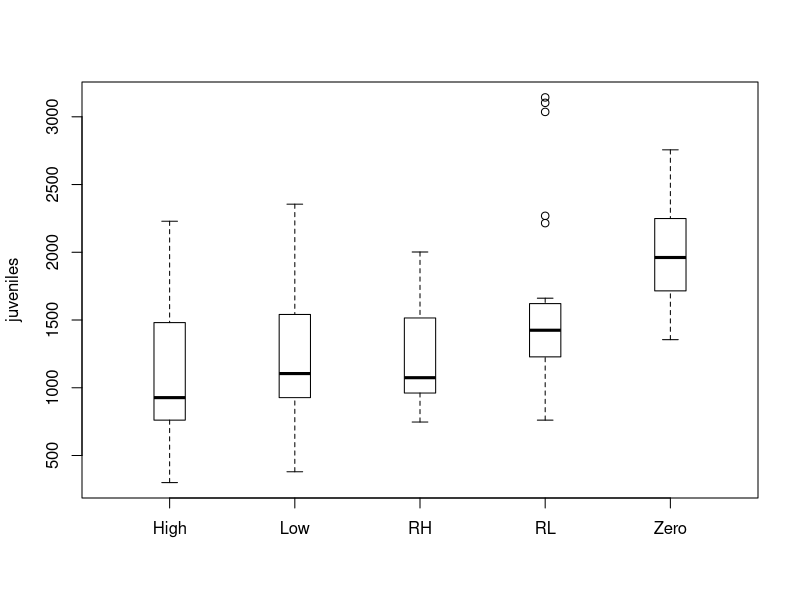
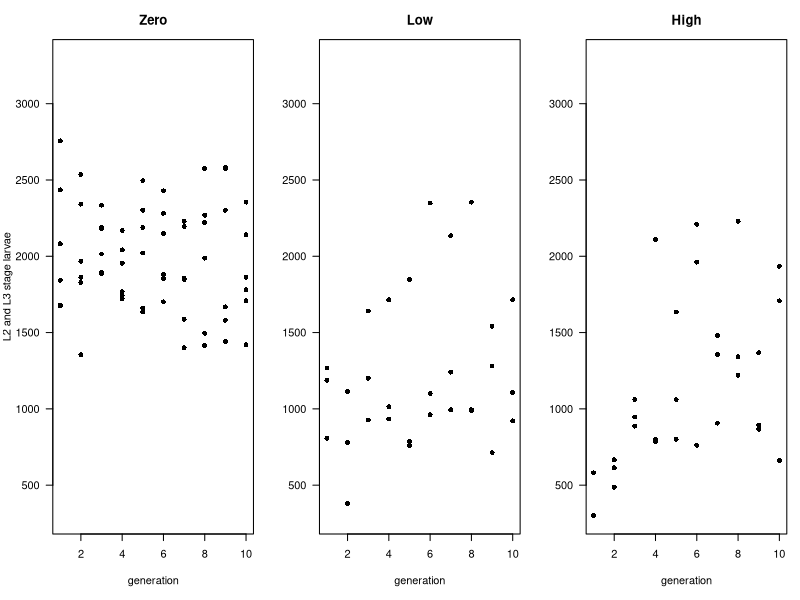
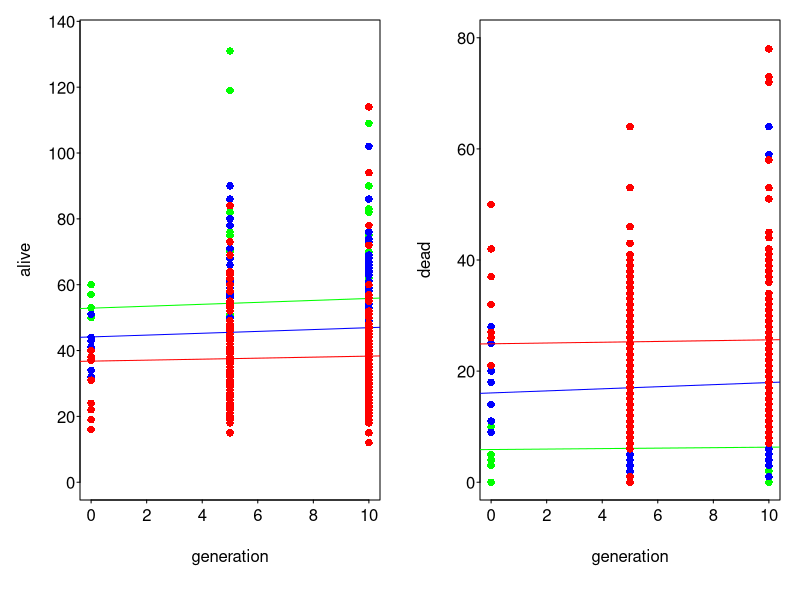

R code for these plots, in order:
#Human cancer cells have higher Wnt expression than other human cells 

setwd("~/Desktop/Evolution/Tasks/Project")
#mydata <- read.csv('reformattedData.csv')
worm <- read.table('Selection_exp_data.txt', skip=1)
colnames(worm) <- c('Pop', 'Treat', 'Gen', 'prop_adults', 'juveniles')

boxplot(worm[,'juveniles']~worm[,'Treat'], boxwex=0.25, col='white', ylab='juveniles', xlab='')

Zero <- which(worm$Treat == 'Zero')
Low <- which(worm$Treat == 'Low')
High <- which(worm$Treat == 'High')


pdf('firstplot.pdf', height=3, width=9)
par(mfrow=c(1,3), las=1, mar=c(5,4,3,1))
plot(worm[Zero,'Gen'], worm[Zero,'juveniles'], pch=16, xlim=c(1,10), ylim=c(300,3300), main='Zero', xlab='generation', ylab='L2 and L3 stage larvae')
plot(worm[Low,'Gen'], worm[Low,'juveniles'], pch=16, xlim=c(1,10), ylim=c(300,3300), main='Low', xlab='generation', ylab='')
plot(worm[High,'Gen'], worm[High,'juveniles'], pch=16, xlim=c(1,10), ylim=c(300,3300), main='High', xlab='generation', ylab='')
dev.off()


bio <- read.table('bioassay.txt', skip=1)
colnames(bio) <- c('Pop', 'Treat', 'Gen', 'dose', 'Rep', 'L1count', 'alive', 'dead', 'padults', 'stage')

Cols <- c('green', 'blue', 'red')
Zero <- which(bio$dose == 'zerodose')
Low <- which(bio$dose == 'lowdose')
High <- which(bio$dose == 'highdose')

pdf('secondplot.pdf', height=4, width=8)
par(mfrow=c(1,2), las=1, mar=c(5,4,1,1), tck=-0.01, mgp=c(2.3, 0.25, 0))
plot(bio$Gen[Zero], bio$alive[Zero], col=Cols[1], pch=16, xlab='generation', ylab='alive', ylim=c(0,135))
abline(lm(bio$alive[Zero]~bio$Gen[Zero]), col=Cols[1])
points(bio$Gen[Low], bio$alive[Low], col=Cols[2], pch=16)
abline(lm(bio$alive[Low]~bio$Gen[Low]), col=Cols[2])
points(bio$Gen[High], bio$alive[High], col=Cols[3], pch=16)
abline(lm(bio$alive[High]~bio$Gen[High]), col=Cols[3])

plot(bio$Gen[Zero], bio$dead[Zero], col=Cols[1], pch=16, xlab='generation', ylab='dead', ylim=c(0,80))
abline(lm(bio$dead[Zero]~bio$Gen[Zero]), col=Cols[1])
points(bio$Gen[Low], bio$dead[Low], col=Cols[2], pch=16)
abline(lm(bio$dead[Low]~bio$Gen[Low]), col=Cols[2])
points(bio$Gen[High], bio$dead[High], col=Cols[3], pch=16)
abline(lm(bio$dead[High]~bio$Gen[High]), col=Cols[3])
dev.off()


Regression <- lm(bio$dead~as.factor(bio$Treat))
summary(Regression)

